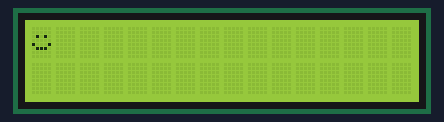
A sketch run on a simulated Arduino Uno, built with avr-gcc and run on an emulated ATmega328P. Shown: 16×2 character LCD.

Above: at 0.1 s.

The sketch:

carinhaTristeCarinhaFeliz.ino
```cpp
// C++ code
//


// Escreve carinha triste e carinha feliz
// include the library code:
#include <LiquidCrystal.h>

LiquidCrystal lcd(2, 3, 4, 5, 6, 7);

byte customChar_happy[] = {
  B00000,
  B00000,
  B01010,
  B00000,
  B10001,
  B01110,
  B00000,
  B00000
};

byte customChar_sad[] = {
  B00000,
  B00000,
  B01010,
  B00000,
  B00000,
  B01110,
  B10001,
  B00000
};


void setup()
{
  lcd.begin(16, 2);
  lcd.createChar(0, customChar_happy);
  lcd.createChar(1, customChar_sad);
  lcd.home();
  lcd.write((byte)0);
}

void loop()
{
  lcd.home();
  lcd.write((byte) 0);
  lcd.home();
  delay(1000);
  lcd.write((byte) 1);
  delay(1000);
}
```
